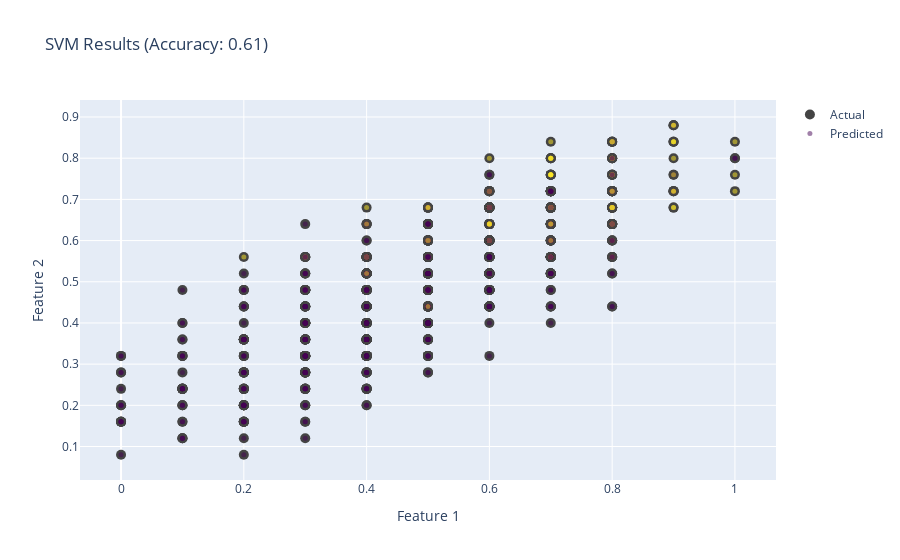
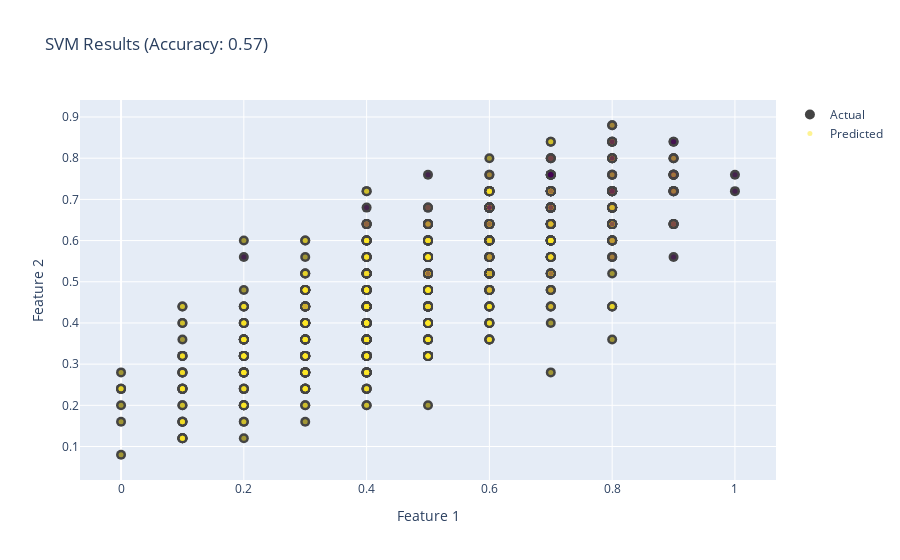

The notebook cell saved with these charts, in order:
### Code cell
basicSVM(df[['TEAM1_10wp', 'TEAM1_25wp', 'TEAM1_50wp',
       'TEAM1_75wp', 'TEAM1_100wp', 'TEAM2_10wp', 'TEAM2_25wp', 'TEAM2_50wp',
       'TEAM2_75wp', 'TEAM2_100wp']],
                df[["T1_WON"]]) # linear=0.57, poly=0.57, rbf=0.57, sigmoid=0.5

basicSVM(df[['TEAM1_10wp', 'TEAM1_25wp', 'TEAM1_50wp',
       'TEAM1_75wp', 'TEAM1_100wp', 'TEAM2_10wp', 'TEAM2_25wp', 'TEAM2_50wp',
       'TEAM2_75wp', 'TEAM2_100wp']],
                df[["T2_WON"]])

### Figure 1 — Plotly figure (JSON) as saved in the notebook; plotly's stock layout.template omitted (floating-point values rounded to 4 significant figures; data arrays with more than 128 entries replaced by an {"elided": "..."} marker saying what was removed)
{"data": [{"marker": {"color": {"elided": "811x1 int values"}, "colorscale": [[0, "#440154"], [0.1111, "#482878"], [0.2222, "#3e4989"], [0.3333, "#31688e"], [0.4444, "#26828e"], [0.5556, "#1f9e89"], [0.6667, "#35b779"], [0.7778, "#6ece58"], [0.8889, "#b5de2b"], [1, "#fde725"]], "size": 10}, "mode": "markers", "name": "Actual", "type": "scatter", "x": {"elided": "811 float values"}, "y": {"elided": "811 float values"}}, {"marker": {"color": {"elided": "811 int values"}, "colorscale": [[0, "#440154"], [0.1111, "#482878"], [0.2222, "#3e4989"], [0.3333, "#31688e"], [0.4444, "#26828e"], [0.5556, "#1f9e89"], [0.6667, "#35b779"], [0.7778, "#6ece58"], [0.8889, "#b5de2b"], [1, "#fde725"]], "opacity": 0.5, "size": 5}, "mode": "markers", "name": "Predicted", "type": "scatter", "x": {"elided": "811 float values"}, "y": {"elided": "811 float values"}}], "layout": {"title": {"text": "SVM Results (Accuracy: 0.61)"}, "xaxis": {"title": {"text": "Feature 1"}}, "yaxis": {"title": {"text": "Feature 2"}}}}

### Figure 2 — Plotly figure (JSON) as saved in the notebook; plotly's stock layout.template omitted (floating-point values rounded to 4 significant figures; data arrays with more than 128 entries replaced by an {"elided": "..."} marker saying what was removed)
{"data": [{"marker": {"color": {"elided": "811x1 int values"}, "colorscale": [[0, "#440154"], [0.1111, "#482878"], [0.2222, "#3e4989"], [0.3333, "#31688e"], [0.4444, "#26828e"], [0.5556, "#1f9e89"], [0.6667, "#35b779"], [0.7778, "#6ece58"], [0.8889, "#b5de2b"], [1, "#fde725"]], "size": 10}, "mode": "markers", "name": "Actual", "type": "scatter", "x": {"elided": "811 float values"}, "y": {"elided": "811 float values"}}, {"marker": {"color": {"elided": "811 int values"}, "colorscale": [[0, "#440154"], [0.1111, "#482878"], [0.2222, "#3e4989"], [0.3333, "#31688e"], [0.4444, "#26828e"], [0.5556, "#1f9e89"], [0.6667, "#35b779"], [0.7778, "#6ece58"], [0.8889, "#b5de2b"], [1, "#fde725"]], "opacity": 0.5, "size": 5}, "mode": "markers", "name": "Predicted", "type": "scatter", "x": {"elided": "811 float values"}, "y": {"elided": "811 float values"}}], "layout": {"title": {"text": "SVM Results (Accuracy: 0.57)"}, "xaxis": {"title": {"text": "Feature 1"}}, "yaxis": {"title": {"text": "Feature 2"}}}}
